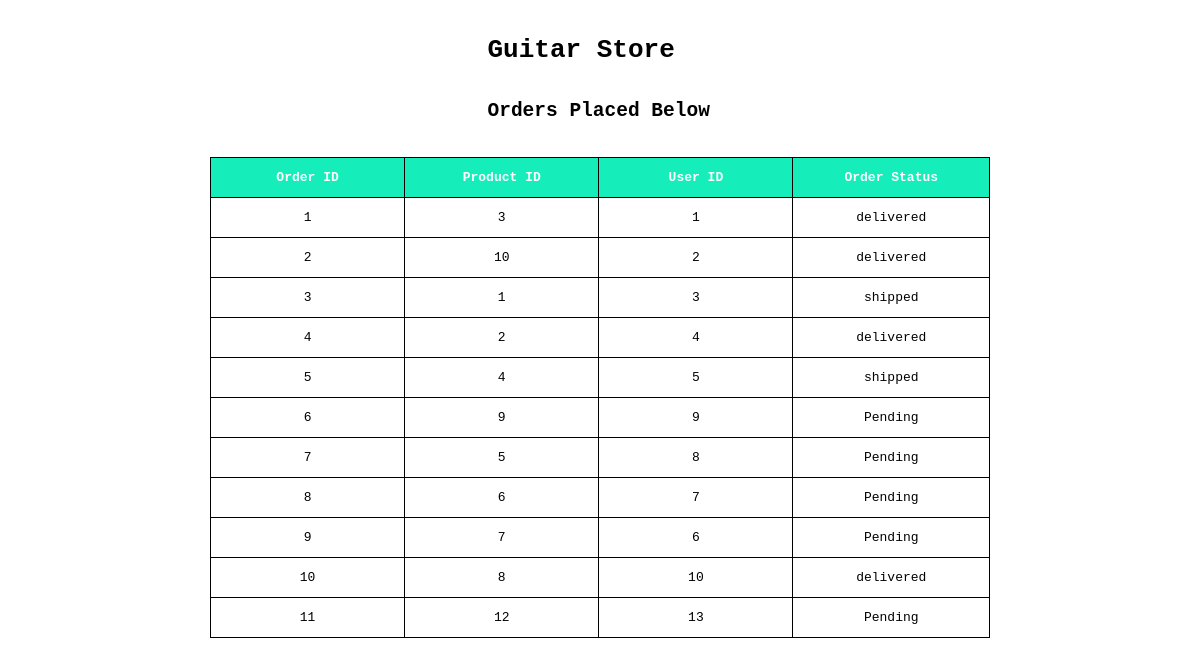
Page /week9/homework/orders.php on the committed database.
### tables this page shows
CREATE TABLE `orders` (
  `order_id` int unsigned NOT NULL AUTO_INCREMENT,
  `product_id` int unsigned DEFAULT NULL,
  `user_id` int unsigned DEFAULT NULL,
  `order_status` varchar(10) DEFAULT 'Pending',
  `created_date` timestamp NULL DEFAULT CURRENT_TIMESTAMP,
  `last_updated` timestamp NULL DEFAULT CURRENT_TIMESTAMP ON UPDATE CURRENT_TIMESTAMP,
  PRIMARY KEY (`order_id`),
  KEY `fk_product_id` (`product_id`),
  KEY `fk_user_id` (`user_id`)
);

### week9/homework/orders.php (the view, shortened to what this page needs)
<!DOCTYPE html>
<html>
<head>
</head>
<body>
    <?php
    echo "<h1>Guitar Store</h1>";
    echo "<h2>Orders Placed Below</h2>";
    $query = "SELECT * FROM orders";
    $result = mysqli_query($connection, $query);
    echo "<table><thead><td class='center'>Order ID</td><td>Product ID</td><td>User ID</td><td>Order Status</td></thead>";
    while ($row = mysqli_fetch_assoc($result)) {
        echo "<tr><td class='center'>" . $row['order_id'] . "</td><td>" . $row['product_id'] . "</td><td>" . $row['user_id'] . "</td><td>" . $row['order_status'] . "</td></tr>";
    }
    echo "</table>";
    ?>
</body>
</html>

### week9/homework/orders.php (style rules this page uses)
* { margin: 0; padding: 0; box-sizing: border-box; }
body { font-family: monospace; }
h1, h2 { display: block; width: 225px; margin: 35px 0; margin-left: auto; margin-right: auto; }
table { margin: 10px 0; margin-left: auto; margin-right: auto; width: 65%; overflow: hidden; }
table, th, td { border: 1px solid #000; border-collapse: collapse; text-align: center; }
td { width: 100px; }
td, th { padding: 12px 15px; }
thead { font-weight: bold; background-color: rgb(21, 237, 187); }
.center { text-align: center; }

### rows in the picture
orders: order_id "1", product "3", user "1", order_status "delivered"
orders: order_id "2", product "10", user "2", order_status "delivered"
orders: order_id "3", product "1", user "3", order_status "shipped"
orders: order_id "4", product "2", user "4", order_status "delivered"
orders: order_id "5", product "4", user "5", order_status "shipped"
orders: order_id "6", product "9", user "9", order_status "Pending"
orders: order_id "7", product "5", user "8", order_status "Pending"
orders: order_id "8", product "6", user "7", order_status "Pending"
orders: order_id "9", product "7", user "6", order_status "Pending"
orders: order_id "10", product "8", user "10", order_status "delivered"
orders: order_id "11", product "12", user "13", order_status "Pending"
